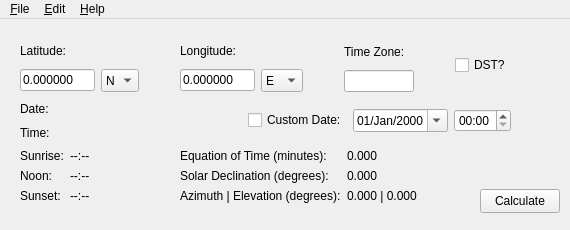
<?xml version="1.0" encoding="UTF-8"?>
<ui version="4.0">
 <class>MainWindow</class>
 <widget class="QMainWindow" name="MainWindow">
  <property name="geometry">
   <rect>
    <x>0</x>
    <y>0</y>
    <width>570</width>
    <height>230</height>
   </rect>
  </property>
  <property name="minimumSize">
   <size>
    <width>570</width>
    <height>230</height>
   </size>
  </property>
  <property name="maximumSize">
   <size>
    <width>570</width>
    <height>230</height>
   </size>
  </property>
  <property name="windowTitle">
   <string>MainWindow</string>
  </property>
  <widget class="QWidget" name="centralwidget">
   <widget class="QPushButton" name="calcButton">
    <property name="geometry">
     <rect>
      <x>480</x>
      <y>170</y>
      <width>80</width>
      <height>24</height>
     </rect>
    </property>
    <property name="text">
     <string>Calculate</string>
    </property>
   </widget>
   <widget class="QWidget" name="layoutWidget">
    <property name="geometry">
     <rect>
      <x>20</x>
      <y>20</y>
      <width>491</width>
      <height>53</height>
     </rect>
    </property>
    <layout class="QHBoxLayout" name="horizontalLayout_3">
     <item>
      <layout class="QVBoxLayout" name="verticalLayout">
       <item>
        <widget class="QLabel" name="latLabel">
         <property name="text">
          <string>Latitude:</string>
         </property>
        </widget>
       </item>
       <item>
        <layout class="QHBoxLayout" name="horizontalLayout">
         <item>
          <widget class="QLineEdit" name="latInput">
           <property name="minimumSize">
            <size>
             <width>75</width>
             <height>0</height>
            </size>
           </property>
           <property name="maximumSize">
            <size>
             <width>75</width>
             <height>16777215</height>
            </size>
           </property>
           <property name="toolTip">
            <string>Latitude of location as decimal.</string>
           </property>
           <property name="text">
            <string>0.000000</string>
           </property>
          </widget>
         </item>
         <item>
          <widget class="QComboBox" name="latCombo">
           <property name="sizePolicy">
            <sizepolicy hsizetype="Fixed" vsizetype="Fixed">
             <horstretch>0</horstretch>
             <verstretch>0</verstretch>
            </sizepolicy>
           </property>
           <property name="maximumSize">
            <size>
             <width>45</width>
             <height>25</height>
            </size>
           </property>
           <property name="toolTip">
            <string>Is the latitude north or south of the equator?</string>
           </property>
           <item>
            <property name="text">
             <string>N</string>
            </property>
           </item>
           <item>
            <property name="text">
             <string>S</string>
            </property>
           </item>
          </widget>
         </item>
        </layout>
       </item>
      </layout>
     </item>
     <item>
      <spacer name="horizontalSpacer">
       <property name="orientation">
        <enum>Qt::Horizontal</enum>
       </property>
       <property name="sizeHint" stdset="0">
        <size>
         <width>40</width>
         <height>20</height>
        </size>
       </property>
      </spacer>
     </item>
     <item>
      <layout class="QVBoxLayout" name="verticalLayout_2">
       <item>
        <widget class="QLabel" name="lonLabel">
         <property name="text">
          <string>Longitude:</string>
         </property>
        </widget>
       </item>
       <item>
        <layout class="QHBoxLayout" name="horizontalLayout_2">
         <item>
          <widget class="QLineEdit" name="lonInput">
           <property name="minimumSize">
            <size>
             <width>75</width>
             <height>0</height>
            </size>
           </property>
           <property name="maximumSize">
            <size>
             <width>75</width>
             <height>16777215</height>
            </size>
           </property>
           <property name="toolTip">
            <string>Longitude of location as decimal.</string>
           </property>
           <property name="text">
            <string>0.000000</string>
           </property>
          </widget>
         </item>
         <item>
          <widget class="QComboBox" name="lonCombo">
           <property name="sizePolicy">
            <sizepolicy hsizetype="Fixed" vsizetype="Fixed">
             <horstretch>0</horstretch>
             <verstretch>0</verstretch>
            </sizepolicy>
           </property>
           <property name="maximumSize">
            <size>
             <width>45</width>
             <height>25</height>
            </size>
           </property>
           <property name="toolTip">
            <string>Is the longitude east or west of the Prime Meridian?</string>
           </property>
           <item>
            <property name="text">
             <string>E</string>
            </property>
           </item>
           <item>
            <property name="text">
             <string>W</string>
            </property>
           </item>
          </widget>
         </item>
        </layout>
       </item>
      </layout>
     </item>
     <item>
      <spacer name="horizontalSpacer_2">
       <property name="orientation">
        <enum>Qt::Horizontal</enum>
       </property>
       <property name="sizeHint" stdset="0">
        <size>
         <width>40</width>
         <height>20</height>
        </size>
       </property>
      </spacer>
     </item>
     <item>
      <layout class="QVBoxLayout" name="verticalLayout_3">
       <item>
        <widget class="QLabel" name="label_5">
         <property name="text">
          <string>Time Zone:</string>
         </property>
        </widget>
       </item>
       <item>
        <widget class="QLineEdit" name="tzInput">
         <property name="minimumSize">
          <size>
           <width>70</width>
           <height>0</height>
          </size>
         </property>
         <property name="maximumSize">
          <size>
           <width>70</width>
           <height>16777215</height>
          </size>
         </property>
         <property name="contextMenuPolicy">
          <enum>Qt::ActionsContextMenu</enum>
         </property>
         <property name="toolTip">
          <string>&lt;html&gt;&lt;head/&gt;&lt;body&gt;&lt;p&gt;UTC offset of the location. For example, Florida, US' UTC offset is -5. China's UTC offset is 8. For 15 minute offsets, such as in Nepal (UTC +5:45), enter 5.75.&lt;/p&gt;&lt;/body&gt;&lt;/html&gt;</string>
         </property>
        </widget>
       </item>
      </layout>
     </item>
     <item>
      <spacer name="horizontalSpacer_6">
       <property name="orientation">
        <enum>Qt::Horizontal</enum>
       </property>
       <property name="sizeHint" stdset="0">
        <size>
         <width>40</width>
         <height>20</height>
        </size>
       </property>
      </spacer>
     </item>
     <item>
      <layout class="QVBoxLayout" name="verticalLayout_4">
       <item>
        <widget class="QCheckBox" name="dstCheckBox">
         <property name="toolTip">
          <string>Is Daylight Savings Time in affect at location?</string>
         </property>
         <property name="text">
          <string>DST?</string>
         </property>
        </widget>
       </item>
      </layout>
     </item>
    </layout>
   </widget>
   <widget class="QWidget" name="layoutWidget">
    <property name="geometry">
     <rect>
      <x>20</x>
      <y>130</y>
      <width>151</width>
      <height>63</height>
     </rect>
    </property>
    <layout class="QFormLayout" name="formLayout_2">
     <item row="0" column="0">
      <widget class="QLabel" name="label">
       <property name="text">
        <string>Sunrise:</string>
       </property>
      </widget>
     </item>
     <item row="0" column="1">
      <widget class="QLabel" name="sunriseLabel">
       <property name="text">
        <string>--:--</string>
       </property>
      </widget>
     </item>
     <item row="1" column="0">
      <widget class="QLabel" name="label_2">
       <property name="text">
        <string>Noon:</string>
       </property>
      </widget>
     </item>
     <item row="1" column="1">
      <widget class="QLabel" name="noonLabel">
       <property name="text">
        <string>--:--</string>
       </property>
      </widget>
     </item>
     <item row="2" column="0">
      <widget class="QLabel" name="label_3">
       <property name="text">
        <string>Sunset:</string>
       </property>
      </widget>
     </item>
     <item row="2" column="1">
      <widget class="QLabel" name="sunsetLabel">
       <property name="text">
        <string>--:--</string>
       </property>
      </widget>
     </item>
    </layout>
   </widget>
   <widget class="QWidget" name="layoutWidget">
    <property name="geometry">
     <rect>
      <x>180</x>
      <y>130</y>
      <width>291</width>
      <height>63</height>
     </rect>
    </property>
    <layout class="QFormLayout" name="formLayout">
     <item row="0" column="0">
      <widget class="QLabel" name="label_6">
       <property name="text">
        <string>Equation of Time (minutes):</string>
       </property>
      </widget>
     </item>
     <item row="0" column="1">
      <widget class="QLabel" name="eqTimeLabel">
       <property name="toolTip">
        <string>&lt;html&gt;&lt;head/&gt;&lt;body&gt;&lt;p&gt;An astronomical term accounting for changes in the time of solar noon for a given location over the course of a year.&lt;/p&gt;&lt;/body&gt;&lt;/html&gt;</string>
       </property>
       <property name="text">
        <string>0.000</string>
       </property>
      </widget>
     </item>
     <item row="1" column="0">
      <widget class="QLabel" name="label_8">
       <property name="text">
        <string>Solar Declination (degrees):</string>
       </property>
      </widget>
     </item>
     <item row="1" column="1">
      <widget class="QLabel" name="sdLabel">
       <property name="toolTip">
        <string>&lt;html&gt;&lt;head/&gt;&lt;body&gt;&lt;p&gt;The solar declination varies from -23.44° at the (northern hemisphere) winter solstice, through 0° at the vernal equinox, to +23.44° at the summer solstice.&lt;/p&gt;&lt;/body&gt;&lt;/html&gt;</string>
       </property>
       <property name="text">
        <string>0.000</string>
       </property>
      </widget>
     </item>
     <item row="2" column="0">
      <widget class="QLabel" name="label_10">
       <property name="text">
        <string>Azimuth | Elevation (degrees):</string>
       </property>
      </widget>
     </item>
     <item row="2" column="1">
      <widget class="QLabel" name="aeLabel">
       <property name="mouseTracking">
        <bool>false</bool>
       </property>
       <property name="toolTip">
        <string>&lt;html&gt;&lt;head/&gt;&lt;body&gt;&lt;p&gt;An angular coordinate system for locating positions in the sky. Azimuth is measured clockwise from true north to the point on the horizon directly below the object. Elevation is measured vertically from that point on the horizon up to the object.&lt;/p&gt;&lt;/body&gt;&lt;/html&gt;</string>
       </property>
       <property name="text">
        <string>0.000 | 0.000</string>
       </property>
      </widget>
     </item>
    </layout>
   </widget>
   <widget class="QWidget" name="">
    <property name="geometry">
     <rect>
      <x>20</x>
      <y>80</y>
      <width>491</width>
      <height>43</height>
     </rect>
    </property>
    <layout class="QHBoxLayout" name="horizontalLayout_4">
     <item>
      <layout class="QGridLayout" name="gridLayout">
       <item row="0" column="0">
        <widget class="QLabel" name="label_4">
         <property name="text">
          <string>Date:</string>
         </property>
        </widget>
       </item>
       <item row="0" column="1">
        <widget class="QLabel" name="dateLabel">
         <property name="text">
          <string/>
         </property>
        </widget>
       </item>
       <item row="1" column="0">
        <widget class="QLabel" name="label_7">
         <property name="text">
          <string>Time:</string>
         </property>
        </widget>
       </item>
       <item row="1" column="1">
        <widget class="QLabel" name="timeLabel">
         <property name="text">
          <string/>
         </property>
        </widget>
       </item>
      </layout>
     </item>
     <item>
      <spacer name="horizontalSpacer_3">
       <property name="orientation">
        <enum>Qt::Horizontal</enum>
       </property>
       <property name="sizeHint" stdset="0">
        <size>
         <width>35</width>
         <height>17</height>
        </size>
       </property>
      </spacer>
     </item>
     <item>
      <widget class="QCheckBox" name="customDateCheckBox">
       <property name="text">
        <string>Custom Date:</string>
       </property>
      </widget>
     </item>
     <item>
      <widget class="QDateEdit" name="dateEdit">
       <property name="maximumDateTime">
        <datetime>
         <hour>23</hour>
         <minute>59</minute>
         <second>59</second>
         <year>7999</year>
         <month>12</month>
         <day>31</day>
        </datetime>
       </property>
       <property name="maximumDate">
        <date>
         <year>7999</year>
         <month>12</month>
         <day>31</day>
        </date>
       </property>
       <property name="displayFormat">
        <string>dd/MMM/yyyy</string>
       </property>
       <property name="calendarPopup">
        <bool>true</bool>
       </property>
      </widget>
     </item>
     <item>
      <widget class="QTimeEdit" name="timeEdit">
       <property name="displayFormat">
        <string>HH:mm</string>
       </property>
       <property name="calendarPopup">
        <bool>true</bool>
       </property>
      </widget>
     </item>
    </layout>
   </widget>
  </widget>
  <widget class="QMenuBar" name="menuBar">
   <property name="geometry">
    <rect>
     <x>0</x>
     <y>0</y>
     <width>570</width>
     <height>22</height>
    </rect>
   </property>
   <widget class="QMenu" name="menu_File">
    <property name="title">
     <string>&amp;File</string>
    </property>
    <addaction name="loadLocationAction"/>
    <addaction name="saveLocationAction"/>
    <addaction name="separator"/>
    <addaction name="closeAction"/>
   </widget>
   <widget class="QMenu" name="menu_Edit">
    <property name="title">
     <string>&amp;Edit</string>
    </property>
    <addaction name="LocationsAction"/>
   </widget>
   <widget class="QMenu" name="menu_Help">
    <property name="title">
     <string>&amp;Help</string>
    </property>
    <addaction name="aboutAction"/>
   </widget>
   <addaction name="menu_File"/>
   <addaction name="menu_Edit"/>
   <addaction name="menu_Help"/>
  </widget>
  <action name="closeAction">
   <property name="text">
    <string>&amp;Close</string>
   </property>
  </action>
  <action name="saveLocationAction">
   <property name="text">
    <string>&amp;Save Location</string>
   </property>
  </action>
  <action name="loadLocationAction">
   <property name="text">
    <string>&amp;Load Location</string>
   </property>
  </action>
  <action name="LocationsAction">
   <property name="text">
    <string>&amp;Locations</string>
   </property>
  </action>
  <action name="aboutAction">
   <property name="text">
    <string>&amp;About</string>
   </property>
  </action>
 </widget>
 <resources/>
 <connections/>
</ui>
